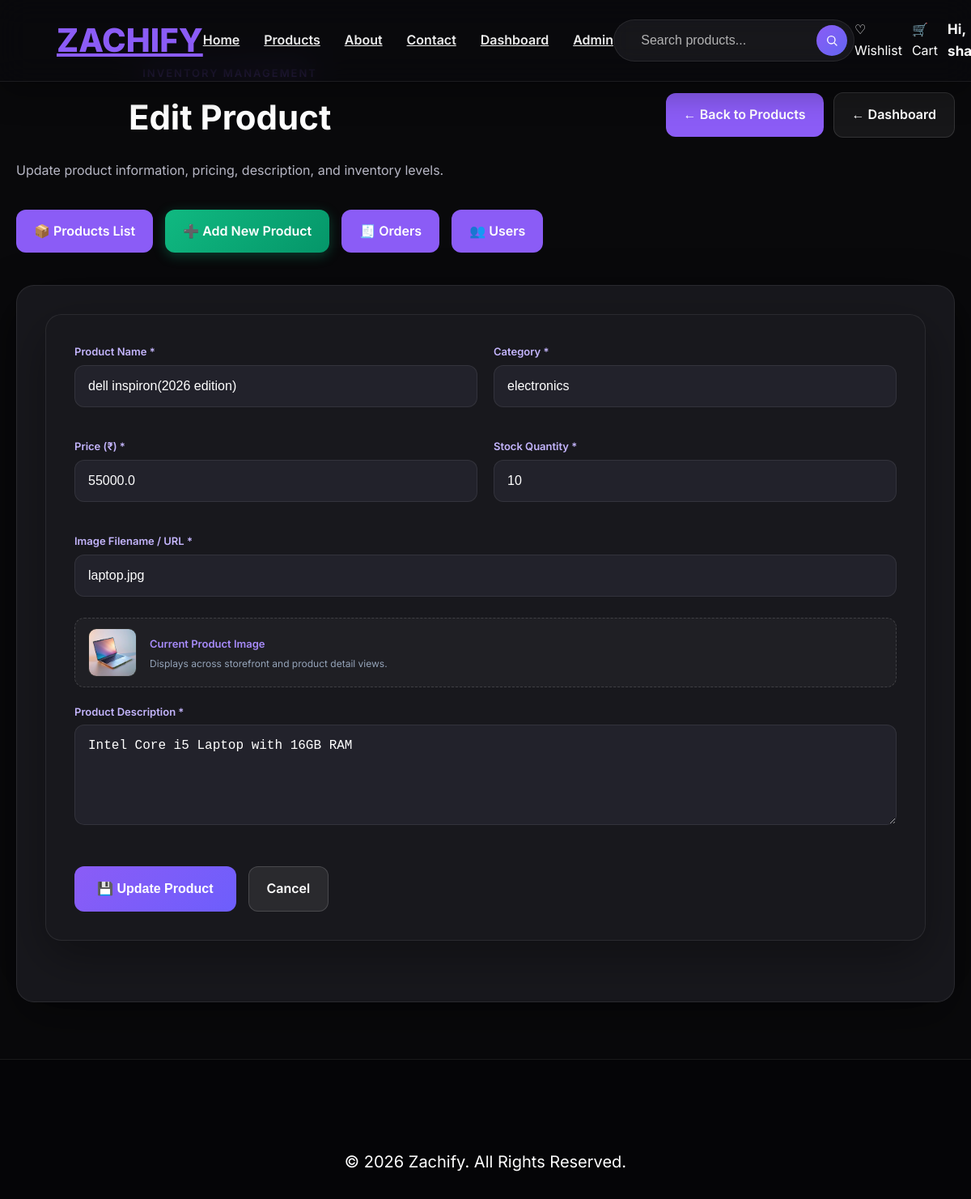
/edit_product/1 (signed in), run on an earlier commit of the app's database.
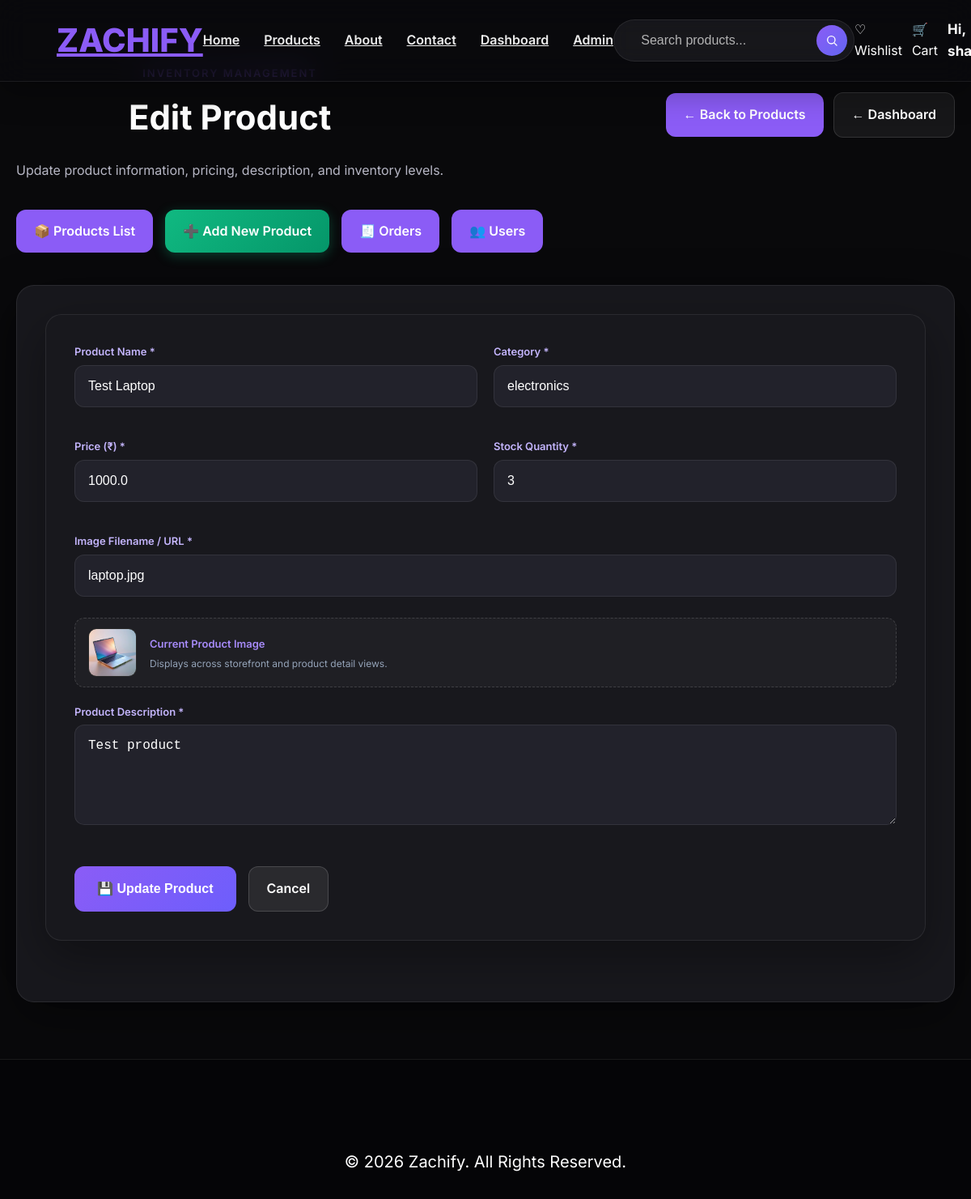
And on a later commit of the database.
### app.py (models this page shows, shortened)
class Product(db.Model):
    id = db.Column(db.Integer, primary_key=True)
    name = db.Column(db.String(200), nullable=False)
    price = db.Column(db.Float, nullable=False)
    image = db.Column(db.String(200), nullable=False)
    category = db.Column(db.String(100), nullable=False)
    description = db.Column(db.Text, nullable=False)
    stock = db.Column(db.Integer, default=0)
    wishlists = db.relationship("Wishlist", backref="product", lazy=True, cascade="all, delete-orphan")

### app.py (the view, shortened to what this page needs)
@app.route("/admin/product/<int:id>/edit", methods=["GET", "POST"])
@app.route("/edit_product/<int:id>", methods=["GET", "POST"])
@admin_required
def edit_product(id):
    product = Product.query.get_or_404(id)
    all_products = Product.query.all()
    categories = sorted({p.category for p in all_products if p.category})
    return render_template("edit_product.html", product=product, categories=categories)

### app.py (called while the page is built)
def get_current_user():
    user = None
    user_id = session.get("user_id")
    if user_id:
        user = User.query.get(user_id)
    else:
        username = session.get("username")
        if username:
            user = User.query.filter_by(username=username).first()
    if user and user.email and user.email.lower() in {e.lower() for e in DEFAULT_ADMIN_EMAILS} and not user.is_admin:
        user.is_admin = True
        try:
            db.session.commit()
        except Exception:
            pass
    return user

def admin_required(f):
    @wraps(f)
    def decorated_function(*args, **kwargs):
        current_user = get_current_user()
        if not current_user:
            flash("Please login to access the admin area.", "danger")
            return redirect(url_for("login"))
        if not bool(current_user.is_admin):
            abort(403)
        return f(*args, **kwargs)
    return decorated_function

### templates/edit_product.html (shortened to what the changed rows need)
{% extends "base.html" %}
{% block content %}
<div class="admin-container">
    <div class="admin-header">
        <div>
            <h1>Edit Product</h1>
        </div>
    </div>
    <div class="admin-form-card">
        <form method="POST">
            <div class="product-form-grid">
                <div>
                    <label class="form-field-label">Product Name *</label>
                    <input type="text" name="name" value="{{ product.name }}" placeholder="Product Name" required autofocus>
                </div>
                <div>
                    <label class="form-field-label">Category *</label>
                    <input type="text" name="category" list="categoryList" value="{{ product.category }}" placeholder="Category" required>
                </div>
                <div>
                    <label class="form-field-label">Price (₹) *</label>
                    <input type="number" step="0.01" min="0.01" name="price" value="{{ product.price }}" placeholder="Price" required>
                </div>
                <div>
                    <label class="form-field-label">Stock Quantity *</label>
                    <input type="number" min="0" name="stock" value="{{ product.stock }}" placeholder="Stock" required>
                </div>
                <div class="form-group-full">
                    <label class="form-field-label">Image Filename / URL *</label>
                    <input type="text" name="image" id="editProductImageInput" value="{{ product.image }}" placeholder="Image Filename or URL" required>
                    <div class="image-preview-box" id="editImagePreviewContainer">
                        <img
                            id="editImagePreviewImg"
                            class="preview-thumb"
                            src="{% if product.image.startswith('http://') or product.image.startswith('https://') %}{{ product.image }}{% else %}{{ url_for('static', filename='images/' + product.image) }}{% endif %}"
                            alt="Preview"
                            onerror="this.src='/static/images/laptop.jpg'"
                        >
                        <div>
                            <span style="font-size: 13px; color: #a78bfa; font-weight: 600;">Current Product Image</span>
                            <p style="font-size: 12px; color: #94a3b8; margin-top: 2px;">Displays across storefront and product detail views.</p>
                        </div>
                    </div>
                </div>
                <div class="form-group-full">
                    <label class="form-field-label">Product Description *</label>
                    <textarea name="description" rows="5" placeholder="Product Description" required>{{ product.description }}</textarea>
                </div>
            </div>
        </form>
    </div>
</div>
{% endblock %}

What changed in the data, as far as the page shows it:
changed Product "electronics": name "dell inspiron(2026 edition)" → "Test Laptop"; price "55000.0" → "1000.0"; stock "10" → "3"; description "Intel Core i5 Laptop with 16GB RAM" → "Test product"
